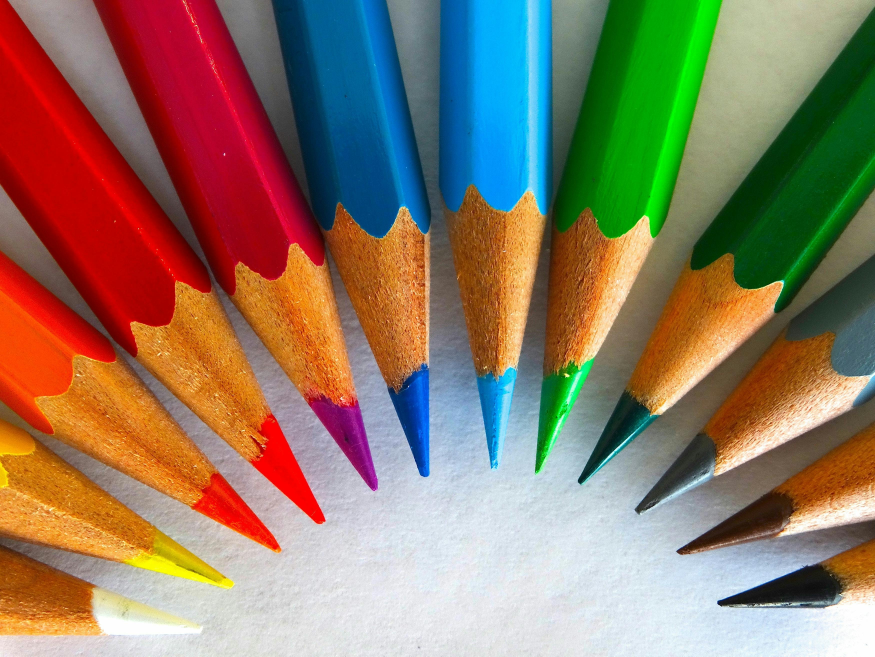
#> input picture MODULE_2/Assets/Images/ex_img_L8.jpg, 3500 x 2625 px, found by its file name (shown at 1/4 size)
$ python image_manipulations.py
#> lines starting #> are read from the running program, lines starting #| are printed output that depends on the picture
import cv2
import matplotlib.pyplot as plt
import numpy as np

# --- IMAGE LOADING & ERROR HANDLING ---
# Load the image from the specified path. OpenCV reads images in BGR format by default.
image = cv2.imread(r"MODULE_2\Assets\Images\ex_img_L8.jpg")
#> image is the input picture: shape (2625, 3500, 3); mean B, G, R 100.3, 121.3, 141.6

# Check if the image was successfully loaded. If the path is wrong, 'image' will be None.
if image is None:
    print("Error: Could not load image. Check your file path!")
    raise SystemExit  # Terminate the program immediately if the image cannot be found

# --- COLOR SPACE CONVERSIONS ---
# Convert the image from BGR (OpenCV default) to RGB so Matplotlib displays the colors correctly.
img_rgb = cv2.cvtColor(image, cv2.COLOR_BGR2RGB)

# Convert the original BGR image to Grayscale (black and white).
img_gray = cv2.cvtColor(image, cv2.COLOR_BGR2GRAY)
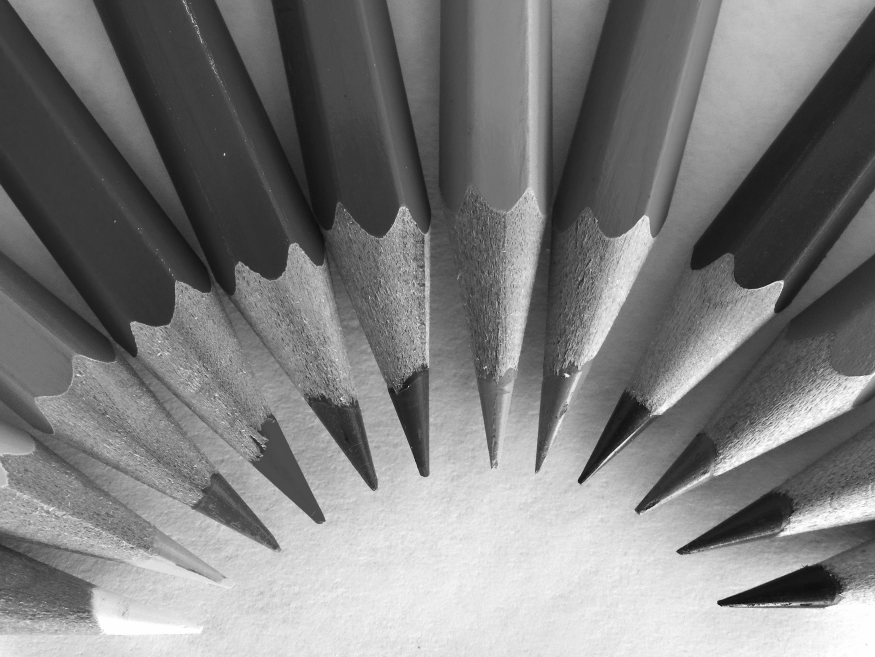
#> img_gray: shape (2625, 3500) (shown at 1/4 size); min 0, max 255, mean 125

# --- IMAGE MANIPULATION ---

# 1. Cropping the image
# Uses NumPy slicing to crop. Format: [start_y:end_y, start_x:end_x]
# This extracts a specific rectangular region from the RGB image.
cropped_rgb = img_rgb[100:1000, 200:2000]
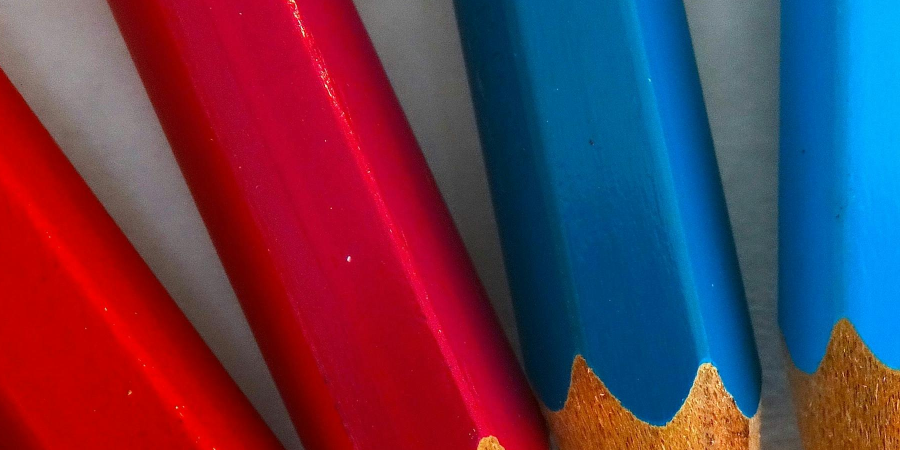
#> cropped_rgb: shape (900, 1800, 3) (shown at 1/2 size); mean R, G, B 97.5, 55.7, 79.1

# 2. Rotating the image
# Get the height (h) and width (w) from the first two elements of the image shape tuple.
(h, w) = image.shape[:2]
#> h = 2625; w = 3500
# Calculate the center coordinate of the image using integer division (//).
center = (w // 2, h // 2)
#> center = (1750, 1312)
# Generate a 2D rotation matrix: center point, angle (45 degrees counter-clockwise), and scale factor (1.0 = no scaling).
M = cv2.getRotationMatrix2D(center, 45, 1.0)
# Apply the transformation matrix to rotate the image. (w, h) sets the size of the output canvas.
rotated_rgb = cv2.warpAffine(img_rgb, M, (w, h))
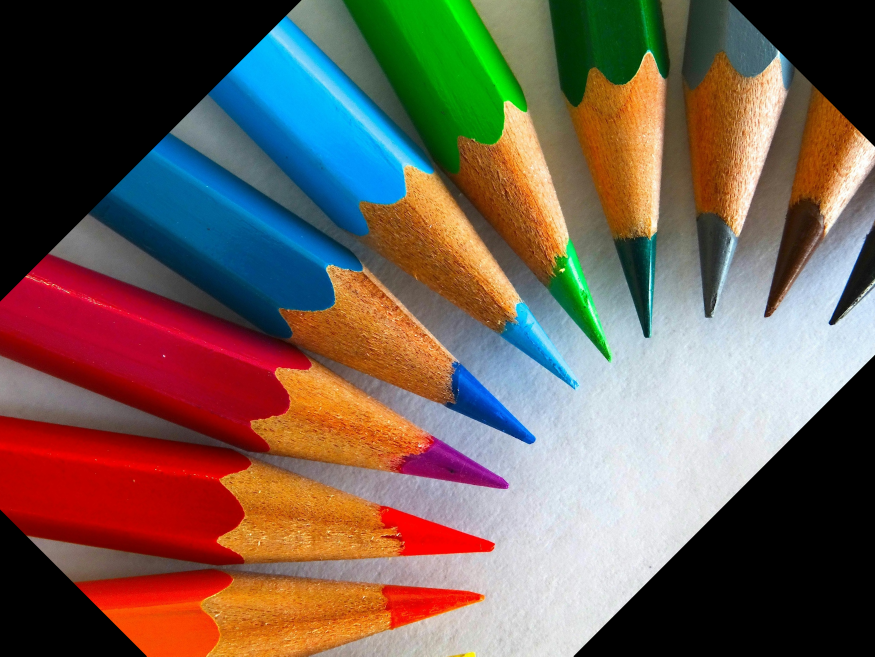
#> rotated_rgb: shape (2625, 3500, 3) (shown at 1/4 size); mean R, G, B 113, 93.9, 83

# 3. Brightening the image
# Create a matrix of the same shape/size as the image filled with 1s, multiplied by 50.
# "uint8" ensures the data type matches standard 8-bit image pixels (0-255).
brightness_matrix = np.ones(img_rgb.shape, dtype="uint8") * 50
# Use cv2.add() to add 50 to every pixel channel. OpenCV automatically caps values at 255 to prevent overflow.
brighter_rgb = cv2.add(img_rgb, brightness_matrix)
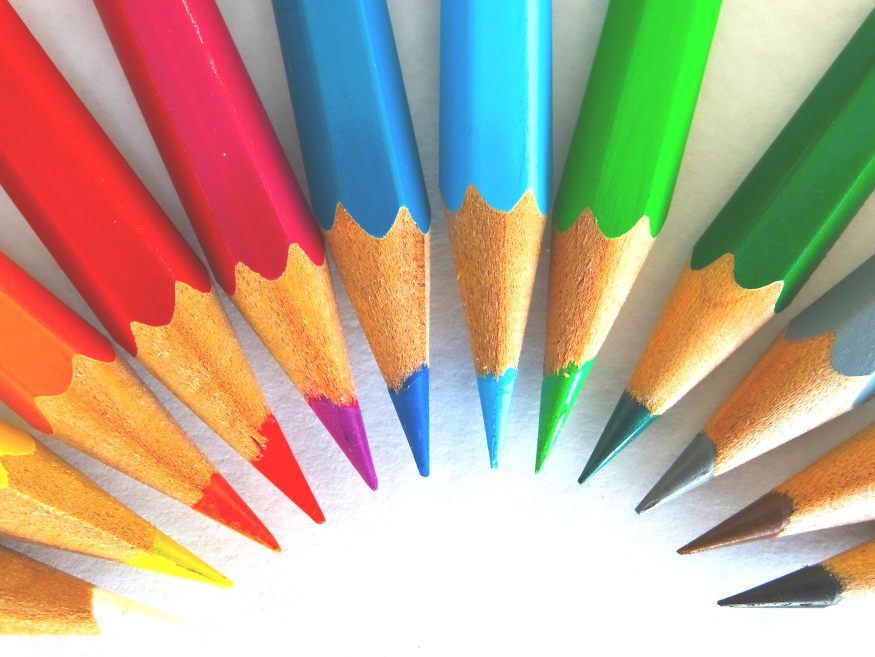
#> brighter_rgb: shape (2625, 3500, 3) (shown at 1/4 size); mean R, G, B 184.7, 167, 144.2

# 4. Image Interpolation (Resizing)
# Downscale the image to 10% (fx=0.1, fy=0.1) of its size. INTER_AREA is ideal for shrinking images.
downscaled_img = cv2.resize(img_rgb, (0, 0), fx=0.1, fy=0.1, interpolation=cv2.INTER_AREA)
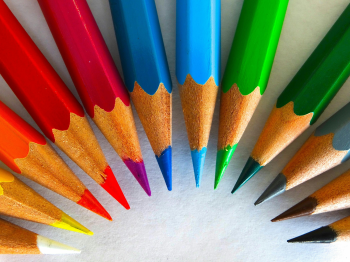
#> downscaled_img: shape (262, 350, 3); mean R, G, B 141.4, 121.1, 100

# Upscale the image to 250% (fx=2.5, fy=2.5). INTER_LANCZOS4 is a high-quality, complex resizing algorithm.
upscaled_img = cv2.resize(img_rgb, (0, 0), fx=2.5, fy=2.5, interpolation=cv2.INTER_LANCZOS4)

# Stretch/upscale the image unevenly (9x horizontally, 10x vertically). INTER_CUBIC uses a 4x4 pixel neighborhood.
#> (the run stopped early here; a loop or call above may not have finished)

$ run again, with MODULE_2/Assets/Images/autumn_img.jpg copied over MODULE_2/Assets/Images/ex_img_L8.jpg
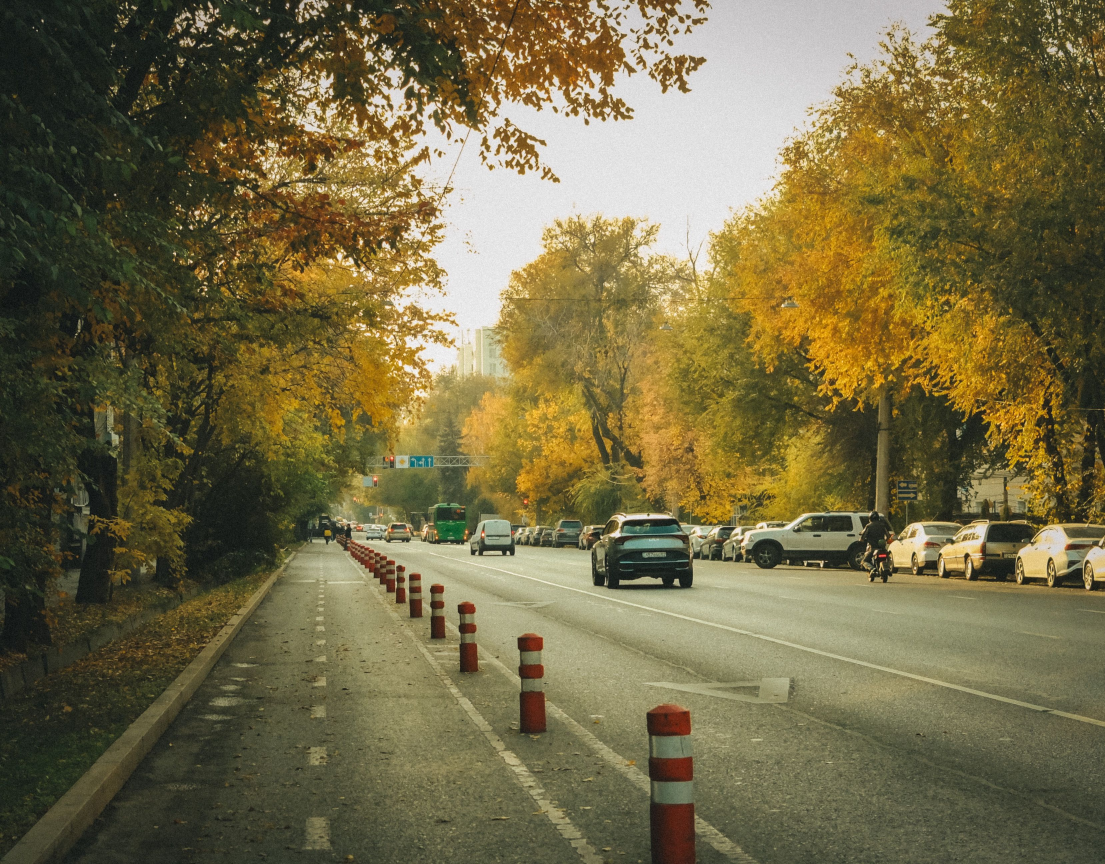
#> input picture MODULE_2/Assets/Images/autumn_img.jpg, 3315 x 2592 px, found by its file name (shown at 1/3 size)
#> image is the input picture: shape (2592, 3315, 3); mean B, G, R 70, 106.1, 115.4
#> `brighter_rgb = cv2.add(img_rgb, brightness_matrix)`:
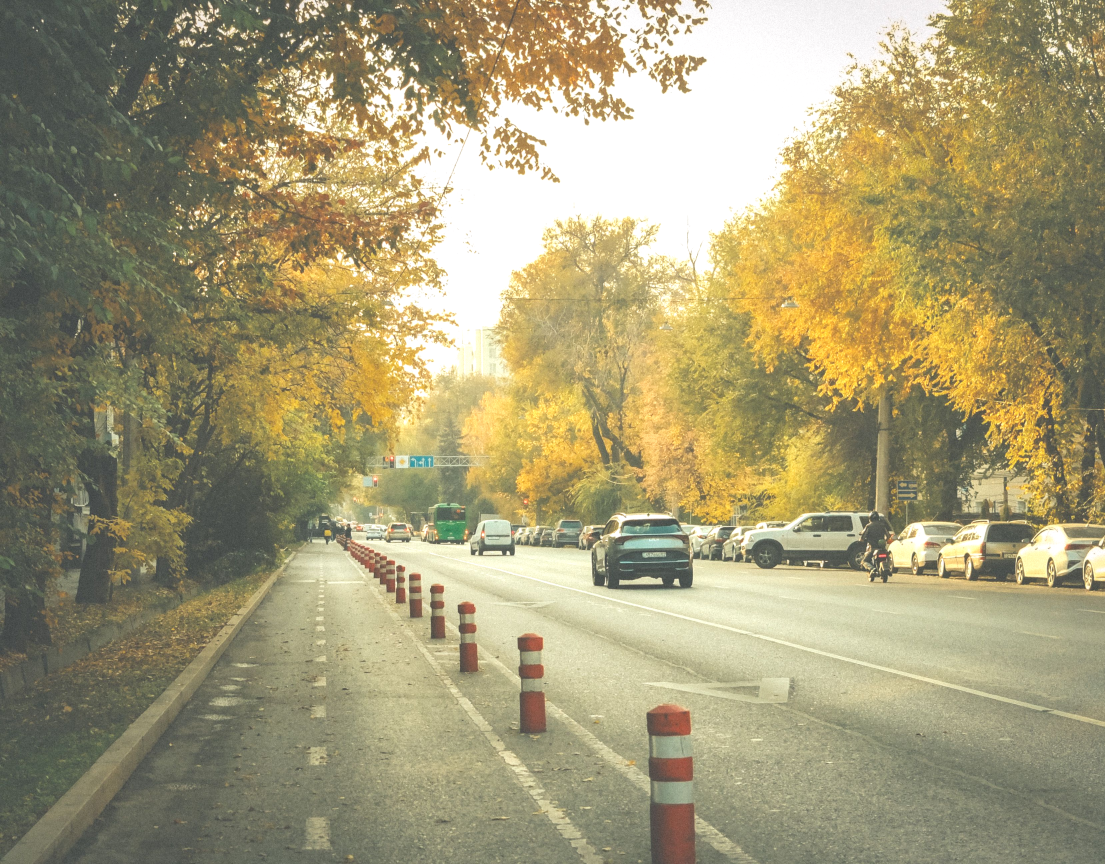
#> brighter_rgb: shape (2592, 3315, 3) (shown at 1/3 size); mean R, G, B 163.2, 154.6, 118.7
#> `downscaled_img = cv2.resize(img_rgb, (0, 0), fx=0.1, fy=0.1, interpola..`:
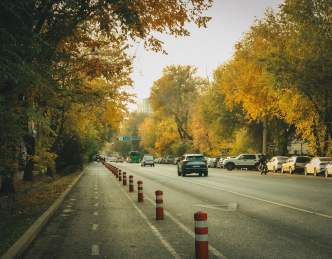
#> downscaled_img: shape (259, 332, 3); mean R, G, B 115.4, 106.1, 69.9

$ run again, with MODULE_2/Assets/Images/example.jpg copied over MODULE_2/Assets/Images/ex_img_L8.jpg
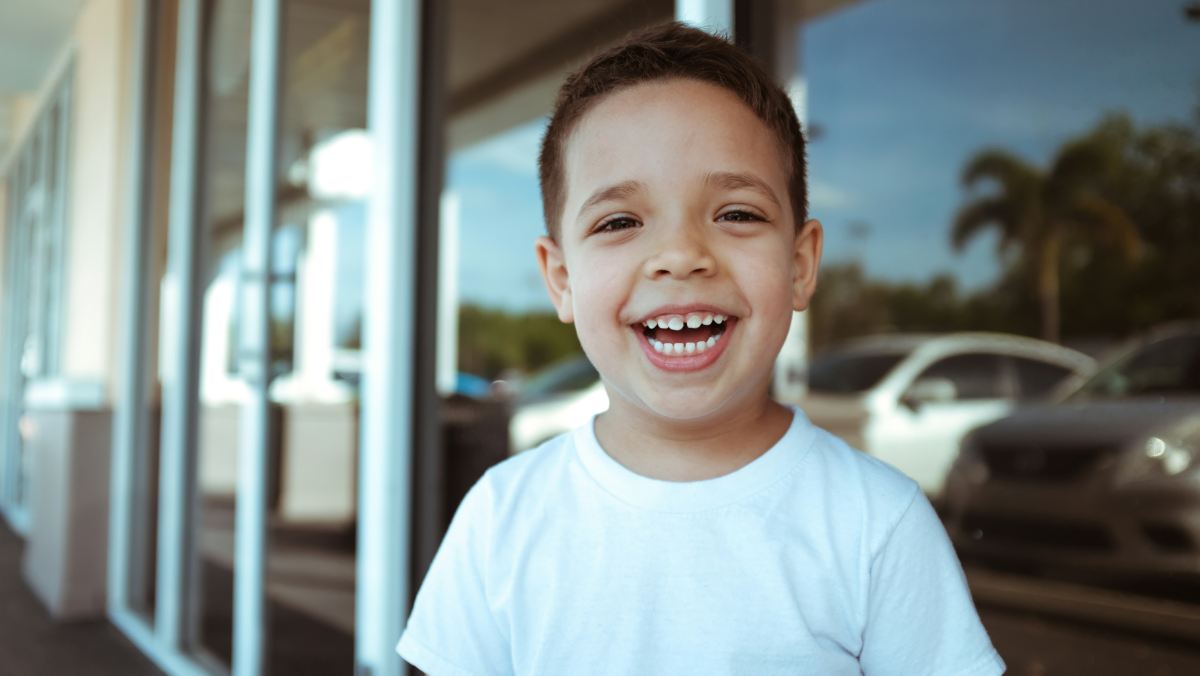
#> input picture MODULE_2/Assets/Images/example.jpg, 6000 x 3376 px, found by its file name (shown at 1/5 size)
#> image is the input picture: shape (3376, 6000, 3); mean B, G, R 137, 139.2, 129.6
#> `brighter_rgb = cv2.add(img_rgb, brightness_matrix)`:
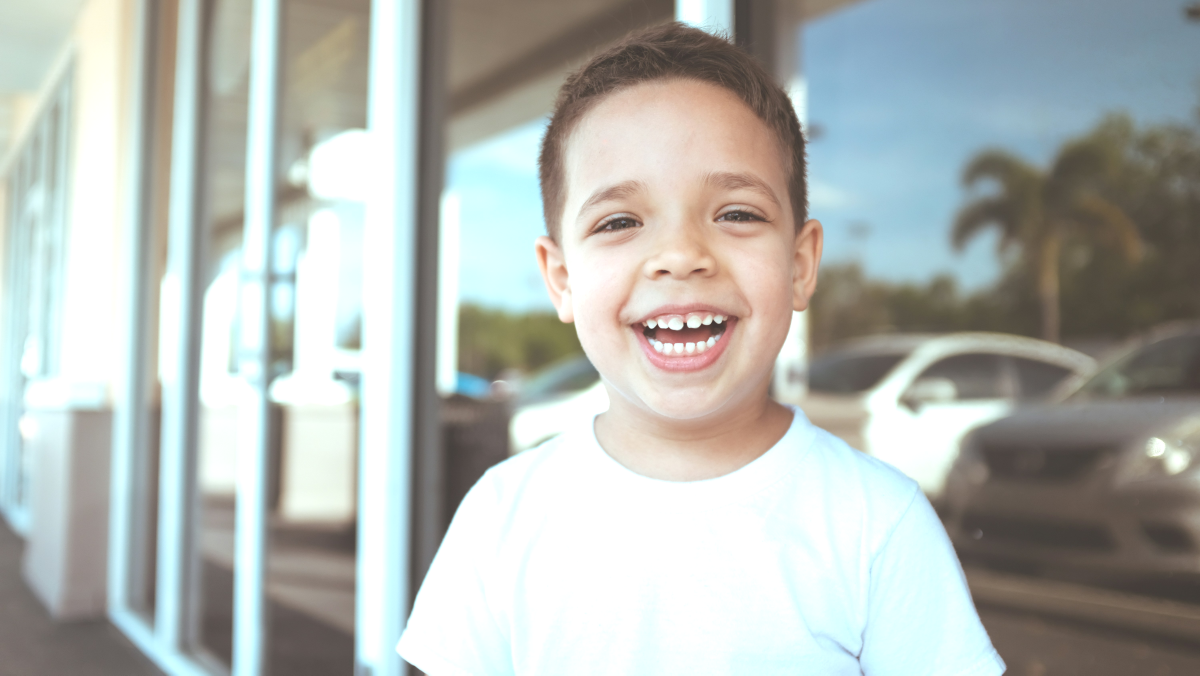
#> brighter_rgb: shape (3376, 6000, 3) (shown at 1/5 size); mean R, G, B 177.2, 182, 177.7
#> `downscaled_img = cv2.resize(img_rgb, (0, 0), fx=0.1, fy=0.1, interpola..`:
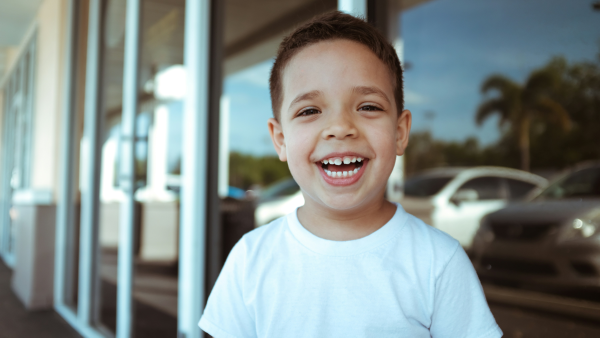
#> downscaled_img: shape (338, 600, 3); mean R, G, B 129.6, 139.2, 137

$ run again, with MODULE_2/Assets/Images/filter_photo.jpg copied over MODULE_2/Assets/Images/ex_img_L8.jpg
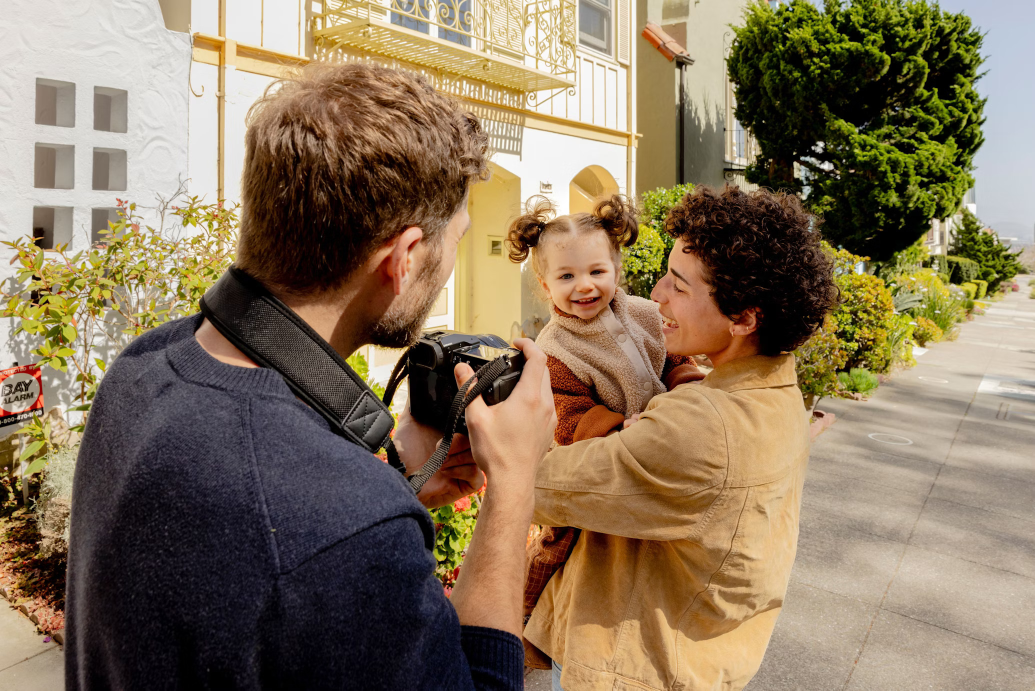
#> input picture MODULE_2/Assets/Images/filter_photo.jpg, 2070 x 1381 px, found by its file name (shown at 1/2 size)
#> image is the input picture: shape (1381, 2070, 3); mean B, G, R 92.5, 117.5, 135.8
#> `brighter_rgb = cv2.add(img_rgb, brightness_matrix)`:
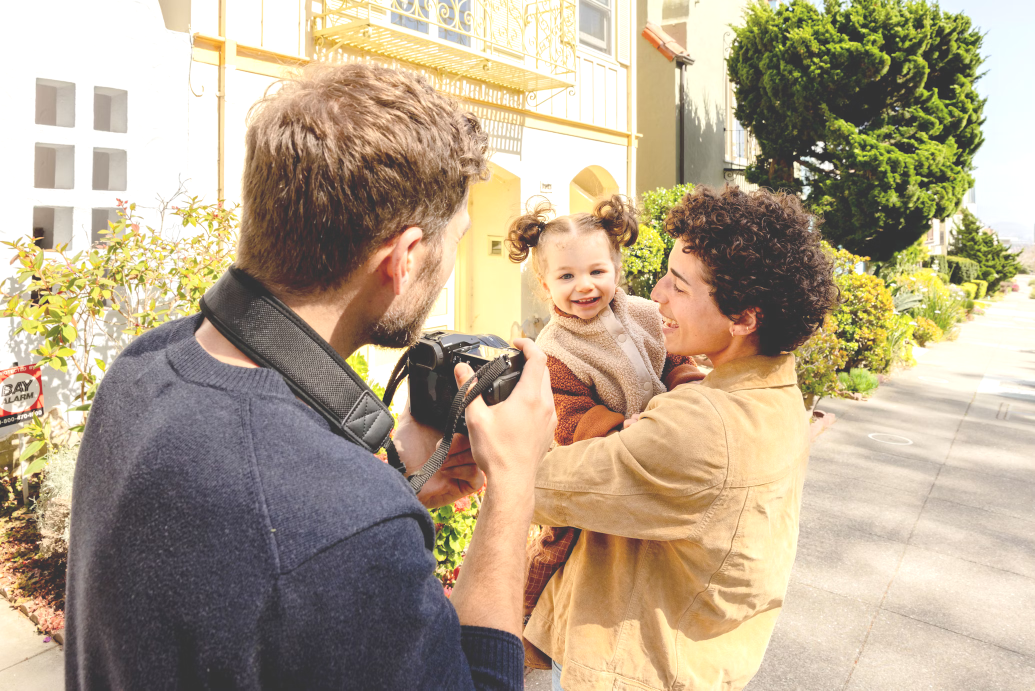
#> brighter_rgb: shape (1381, 2070, 3) (shown at 1/2 size); mean R, G, B 181.2, 165, 140.4
#> `downscaled_img = cv2.resize(img_rgb, (0, 0), fx=0.1, fy=0.1, interpola..`:
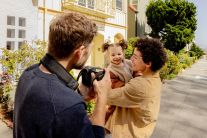
#> downscaled_img: shape (138, 207, 3); mean R, G, B 135.8, 117.5, 92.6
